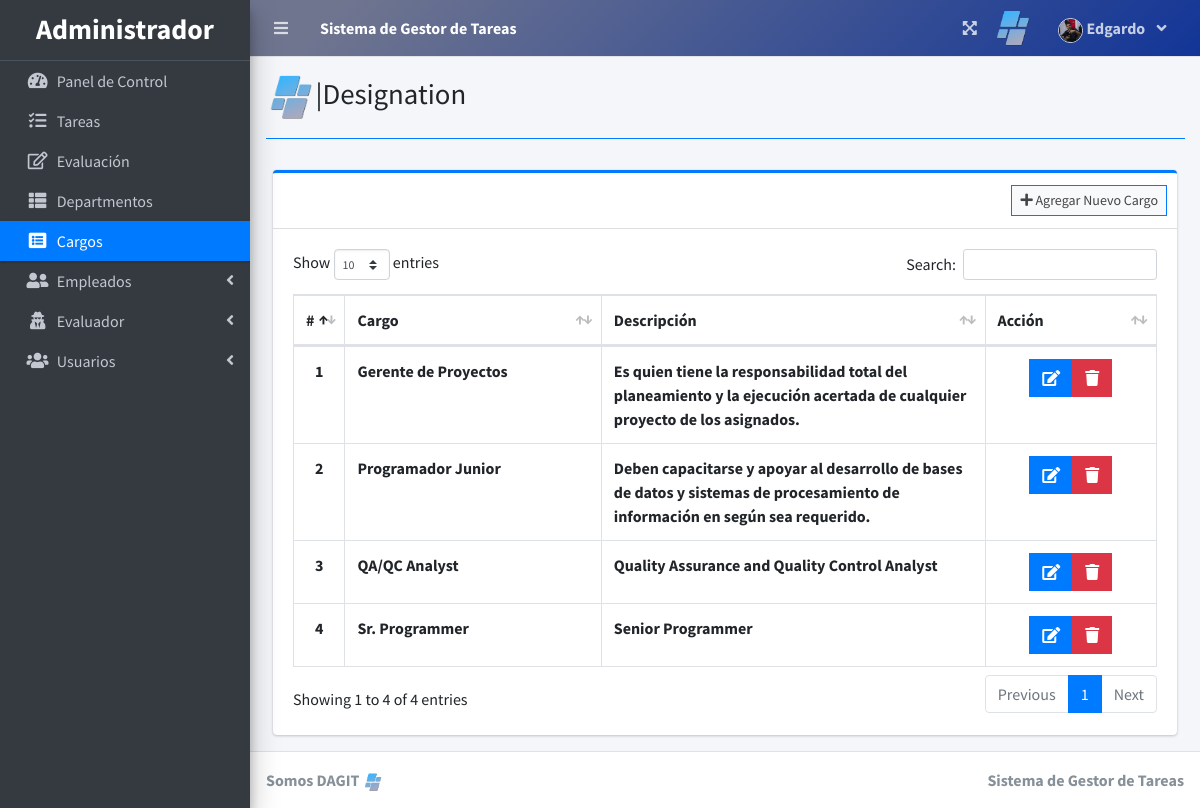
Screenshot of /index.php?page=designation (signed in) with the database file from the repository.
### tables this page shows
CREATE TABLE `designation_list` (
  `id` int(30) NOT NULL,
  `designation` varchar(200) NOT NULL,
  `description` text NOT NULL
);

### designation.php (the view, shortened to what this page needs)
<?php include'db_connect.php' ?>
<div class="col-lg-12">
	<div class="card card-outline card-primary">
		<div class="card-header">
			<div class="card-tools">
				<a class="btn btn-block btn-sm btn-default btn-flat border-primary new_designation" href="javascript:void(0)"><i class="fa fa-plus"></i> Agregar Nuevo Cargo</a>
			</div>
		</div>
		<div class="card-body">
			<table class="table tabe-hover table-bordered" id="list">
				<colgroup>
					<col width="5%">
					<col width="30%">
					<col width="45%">
					<col width="20%">
				</colgroup>
				<thead>
					<tr>
						<th class="text-center">#</th>
						<th>Cargo</th>
						<th>Descripción</th>
						<th>Acción</th>
					</tr>
				</thead>
				<tbody>
					<?php
					$i = 1;
					$qry = $conn->query("SELECT * FROM designation_list order by designation asc ");
					while($row= $qry->fetch_assoc()):
					?>
					<tr>
						<th class="text-center"><?php echo $i++ ?></th>
						<td><b><?php echo $row['designation'] ?></b></td>
						<td><b><?php echo $row['description'] ?></b></td>
						<td class="text-center">
		                    <div class="btn-group">
		                        <a href="javascript:void(0)" data-id='<?php echo $row['id'] ?>' class="btn btn-primary btn-flat manage_designation">
		                          <i class="fas fa-edit"></i>
		                        </a>
		                        <button type="button" class="btn btn-danger btn-flat delete_designation" data-id="<?php echo $row['id'] ?>">
		                          <i class="fas fa-trash"></i>
		                        </button>
	                      </div>
						</td>
					</tr>
				<?php endwhile; ?>
				</tbody>
			</table>
		</div>
	</div>
</div>

### rows the page displays
designation_list: designation "Gerente de Proyectos", description "Es quien tiene la responsabilidad total del planeamiento y la ejecución acertada de cualquier proyecto de los asignados."
designation_list: designation "Programador Junior", description "Deben capacitarse y apoyar al desarrollo de bases de datos y sistemas de procesamiento de información en según sea requerido."
designation_list: designation "QA/QC Analyst", description "Quality Assurance and Quality Control Analyst"
designation_list: designation "Sr. Programmer", description "Senior Programmer"

### other values shown
$_SESSION['system']['name'] "Sistema de Gestor de Tareas"
$_SESSION['login_firstname'] "Edgardo"
$title "Designation"
